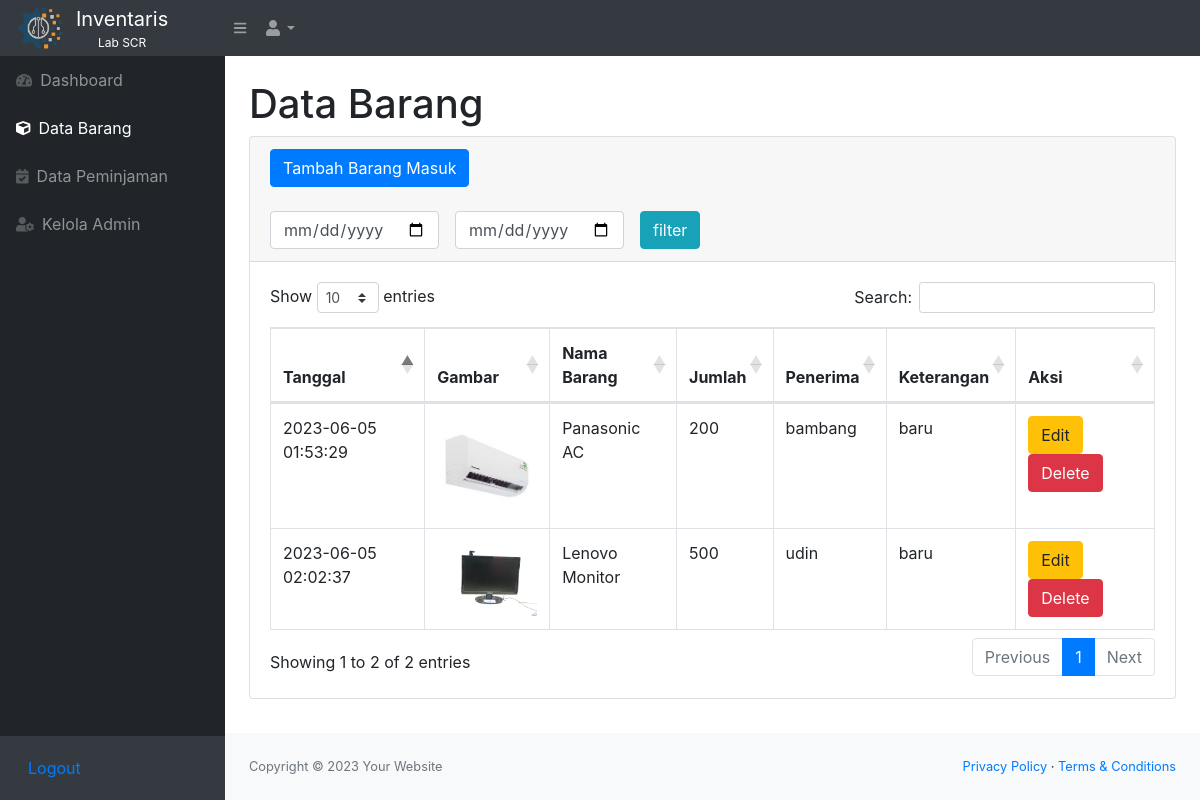
The app's page /masuk.php (signed in) with its own data.
### tables this page shows
CREATE TABLE `masuk` (
  `idmasuk` int(11) NOT NULL,
  `idbarang` int(11) NOT NULL,
  `jumlah` int(11) NOT NULL,
  `tanggal` timestamp NOT NULL DEFAULT current_timestamp(),
  `keterangan` varchar(35) NOT NULL,
  `penerima` varchar(30) NOT NULL
);

CREATE TABLE `stock` (
  `idbarang` int(11) NOT NULL,
  `namabarang` varchar(30) NOT NULL,
  `deskripsi` varchar(30) NOT NULL,
  `stock` int(11) NOT NULL,
  `image` varchar(99) DEFAULT NULL
);

### masuk.php (the view, shortened to what this page needs)
<?php
require 'function.php';
?>
<!DOCTYPE html>
<html lang="en">
<head>
    <link href="css/styles.css" rel="stylesheet" />
    <link href="https://cdn.datatables.net/1.10.20/css/dataTables.bootstrap4.min.css" rel="stylesheet" />
</head>
<body class="sb-nav-fixed">
    <nav class="sb-topnav navbar navbar-expand navbar-dark bg-dark">
    <a class="navbar-brand" href="index.php">
            <div style="display: flex; align-items: center;">
                <img src="assets/img/Logo_SCR.png" alt="Logo" width="50" height="50">
                    <div style="margin-left: 10px; text-align: center;">
                        <span style="font-size: 20px; display: block;">Inventaris</span>
                        <span style="font-size: 12px; display: block;">Lab SCR</span>
                    </div>
            </div>
        </a>
        <button class="btn btn-link btn-sm order-1 order-lg-0" id="sidebarToggle" href="#"><i class="fas fa-bars"></i></button>
        <ul class="navbar-nav ml-auto ml-md-0">
            <li class="nav-item dropdown">
                <a class="nav-link dropdown-toggle" id="userDropdown" href="#" role="button" data-toggle="dropdown" aria-haspopup="true" aria-expanded="false"><i class="fas fa-user fa-fw"></i></a>
            </li>
        </ul>
    </nav>
    <div id="layoutSidenav">
        <div id="layoutSidenav_nav">
            <nav class="sb-sidenav accordion sb-sidenav-dark" id="sidenavAccordion">
                <div class="sb-sidenav-menu">
                <div class="nav">
                    <a class="nav-link" href="index.php">
                        <div class="sb-nav-link-icon"><i class="fas fa-tachometer-alt"></i></div>
                        Dashboard
                    </a>
                    <a class="nav-link" href="masuk.php">
                        <div class="sb-nav-link-icon"><i class="fas fa-cube"></i></div>
                        Data Barang
                    </a>
                    <a class="nav-link" href="peminjaman.php">
                        <div class="sb-nav-link-icon"><i class="fas fa-calendar-check"></i></div>
                        Data Peminjaman
                    </a>
                    <a class="nav-link" href="admin.php">
                        <div class="sb-nav-link-icon"><i class="fas fa-user-cog"></i></div>
                        Kelola Admin
                    </a>
                </div>
                </div>
                <div class="sb-sidenav-footer">
                <a class="nav-link" href="logout.php">
                    Logout
                </a>
                </div>
            </nav>
            </div>
        <div id="layoutSidenav_content">
            <main>
                <div class="container-fluid">
                    <h1 class="mt-4">Data Barang</h1>
                    <div class="card mb-4">
                        <div class="card-header">
                            <button type="button" class="btn btn-primary" data-toggle="modal" data-target="#myModal">
                                Tambah Barang Masuk
                            </button>
                            <br>
                            <div class="row mt-4">
                                <div class="col">
                                    <form method="post" class="form-inline">
                                        <input type="date" name="tgl_mulai" class="form-control">
                                        <input type="date" name="tgl_selesai" class="form-control ml-3">
                                        <br>
                                        <button type="submit" name="filter_tgl" class="btn btn-info ml-3">filter</button>
                                    </form>
                                </div>
                            </div>
                        </div>
                        <div class="card-body">
                            <div class="table-responsive">
                                <table class="table table-bordered" id="dataTable" width="100%" cellspacing="0">
                                    <thead>
                                        <tr>
                                            <th>Tanggal</th>
                                            <th>Gambar</th>
                                            <th>Nama Barang</th>
                                            <th>Jumlah</th>
                                            <th>Penerima</th>
                                            <th>Keterangan</th>
                                            <th>Aksi</th>
                                        </tr>
                                    </thead>
                                    <tbody>
                                        <?php
                                        if(isset($_POST['filter_tgl'])){
                                            $mulai = $_POST['tgl_mulai'];
                                            $selesai = $_POST['tgl_selesai'];
                                            if($mulai!=null || $selesai!=null){
                                                $ambilsemuadatastock = mysqli_query($conn, "SELECT * FROM masuk m, stock s WHERE s.idbarang = m.idbarang and tanggal BETWEEN '$mulai' and DATE_ADD('$selesai',INTERVAL 1 DAY)");
                                            } else {
                                                $ambilsemuadatastock = mysqli_query($conn, "SELECT * FROM masuk m, stock s WHERE s.idbarang = m.idbarang");
                                            }
                                        } else {
                                            $ambilsemuadatastock = mysqli_query($conn, "SELECT * FROM masuk m, stock s WHERE s.idbarang = m.idbarang");
                                        }
                                        while ($data = mysqli_fetch_array($ambilsemuadatastock)) {
                                            $tanggal = $data['tanggal'];
                                            $namabarang = $data['namabarang'];
                                            $jumlah = $data['jumlah'];
                                            $penerima = $data['penerima'];
                                            $idbrg = $data['idbarang'];
                                            $keterangan = $data['keterangan'];
                                            $gambar = $data['image'];
                                            if($gambar==null){
                                                $img = 'No Photo';
                                            } else {
                                                $img = '<img src="images/'.$gambar.'" class="zoomable">';
                                            }
                                        ?>
                                            <tr>
                                                <td><?= $tanggal; ?></td>
                                                <td><?= $img; ?></td>
                                                <td><?= $namabarang; ?></td>
                                                <td><?= $jumlah; ?></td>
                                                <td><?= $penerima; ?></td>
                                                <td><?= $keterangan ?></td>
                                                <td>
                                                    <button type="button" class="btn btn-warning mr-2" data-toggle="modal" data-target="#edit<?=$idbrg;?>">
                                                        Edit
                                                    </button>
                                                    <button type="button" class="btn btn-danger" data-toggle="modal" data-target="#hapus<?=$idbrg;?>">
                                                        Delete
                                                    </button>
                                                </td>
                                            </tr>
                                        <?php } ?>
                                    </tbody>
                                </table>
                            </div>
                        </div>
                    </div>
                </div>
            </main>
            <footer class="py-4 bg-light mt-auto">
                <div class="container-fluid">
                    <div class="d-flex align-items-center justify-content-between small">
                        <div class="text-muted">Copyright &copy;
                            <?= date('Y'); ?> Your Website</div>
                        <div>
                            <a href="#">Privacy Policy</a>
                            &middot;
                            <a href="#">Terms &amp; Conditions</a>
                        </div>
                    </div>
                </div>
            </footer>
        </div>
    </div>
</body>
</html>

### masuk.php (style rules this page uses)
.zoomable { width: 100px; }

### records on screen
masuk: tanggal "2023-06-05 01:53:29", idbarang.image (picture), idbarang.namabarang "Panasonic AC", jumlah "200", penerima "bambang", keterangan "baru"
masuk: tanggal "2023-06-05 02:02:37", idbarang.image (picture), idbarang.namabarang "Lenovo Monitor", jumlah "500", penerima "udin", keterangan "baru"
